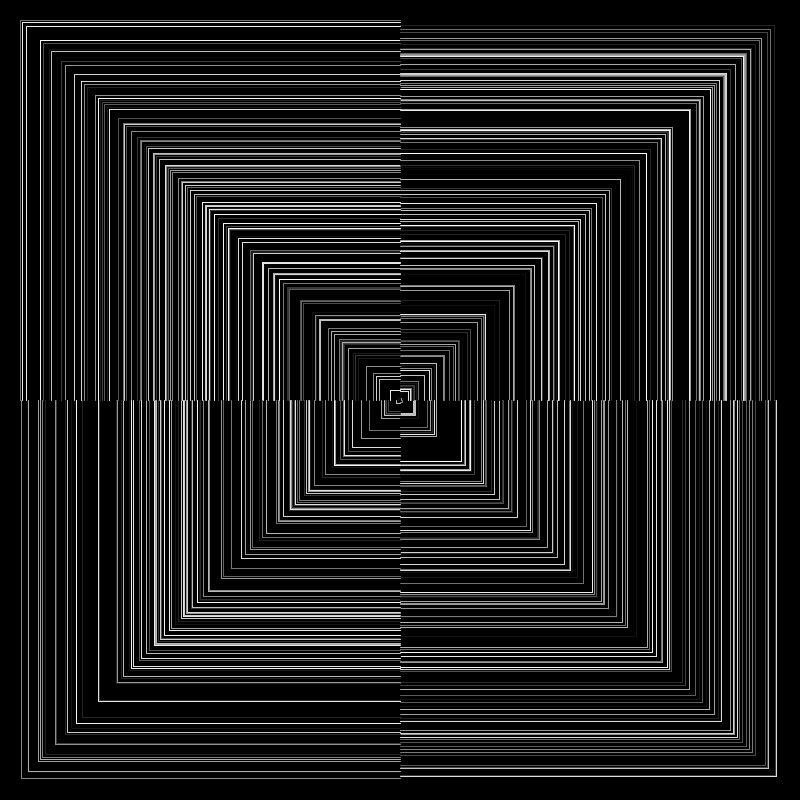
Frame 1 (no input)
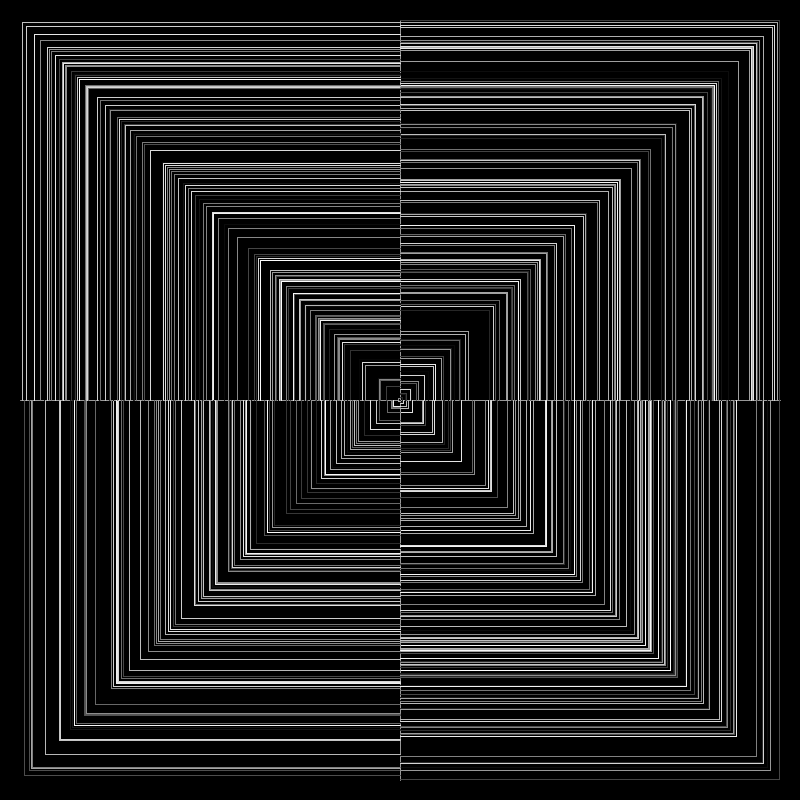
Frame 2 (the mouse pressed at the canvas centre, redrawn once)

The Processing sketch that drew these frames (run headless with seeded random() and noise(); the mouse was pressed at the canvas centre and the sketch redrawn once):

// Processing sketch: Assymetric_squares
// ── Assymetric_squares.pde
float x;
float y;

void setup()
{
  size(800,800);
  noLoop();
}

void draw()
{
  background(0);
  translate(width/2,height/2);
  line(0,0,width/2-20,0);
  line(0,0,-width/2+20,0);
  line(0,0,0,height/2-20);
  line(0,0,0,-height/2+20);
  for(int i=0;i<500;i++)
  {
    x = random(-width/2+20,width/2-20);
    if(i%2 ==0)
    {
      y=1; 
    }
    else
    {
      y=-1; 
    }
    stroke(random(0,255));
    line(0,x,y*x,x);
    line(y*x,x,y*x,0);
  }
}
